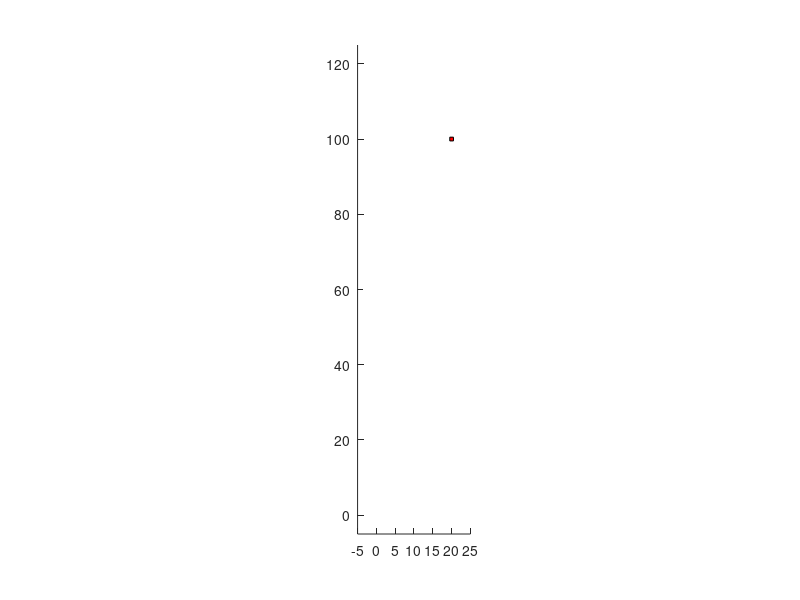

MATLAB code for this plot:
function [v t] = problem1

% coordinates of square under one variable
polarangles = (pi/4) *(1:2:(2*4 - 1));
X = cos(polarangles);
Y = sin(polarangles);
square = [X*X(1)*4;Y*Y(1)*4];
% generate animation window
figure
xmin = -5;
xmax = 25;
ymin = -5;
ymax = 125;
axis equal
axis([xmin xmax ymin ymax])
hold on

% setting your trajectory
t = linspace(0,20,500); % independent variable of your function
trajectory = (1/4).*t.^2; % represents y in y = t^2

% all fill/drawing steps should occur in for loop
for i = 1:length(t)
    
    scale = 1 - (.75*t(i))/t(length(t));
    
    % fill in the appropriate inputs for fill
    h = fill( square(1,:)*scale + t(i),  square(2,:)*scale + trajectory(i),'r');
    % do not change below 2 lines, should follow your fill command
    v.x(i,:)=get(h,'xdata')';
    v.y(i,:)=get(h,'ydata')';
    % add anything below
    
    pause(.001)
    
    if i < length(t)
        delete(h)
    end
end

end
